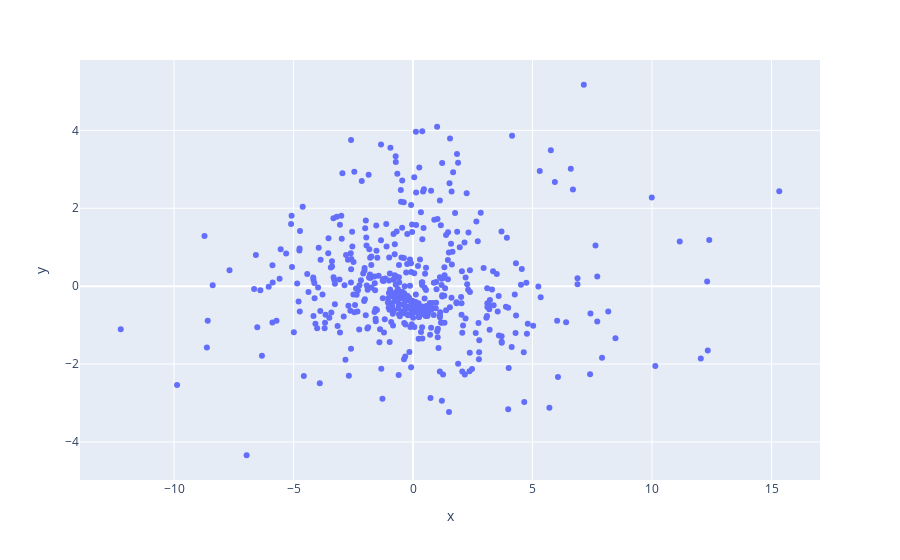

The notebook cell saved with this chart:
### Code cell
import plotly.express as px
fig = px.scatter(x=numpy_diff_scaled_PCA[:,0], y=numpy_diff_scaled_PCA[:,1])
fig.show()

### Figure 1 — Plotly figure (JSON) as saved in the notebook; plotly's stock layout.template omitted (floating-point values rounded to 4 significant figures; data arrays with more than 128 entries replaced by an {"elided": "..."} marker saying what was removed)
{"data": [{"hovertemplate": "x=%{x}<br>y=%{y}<extra></extra>", "legendgroup": "", "marker": {"color": "#636efa", "symbol": "circle"}, "mode": "markers", "name": "", "orientation": "v", "showlegend": false, "type": "scatter", "x": {"elided": "500 float values"}, "xaxis": "x", "y": {"elided": "500 float values"}, "yaxis": "y"}], "layout": {"legend": {"tracegroupgap": 0}, "margin": {"t": 60}, "xaxis": {"anchor": "y", "domain": [0, 1], "title": {"text": "x"}}, "yaxis": {"anchor": "x", "domain": [0, 1], "title": {"text": "y"}}}}
